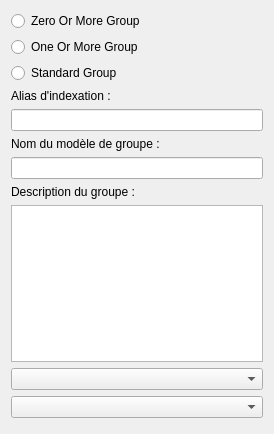
<?xml version="1.0" encoding="UTF-8"?>
<ui version="4.0">
 <class>OUTGroupWidget</class>
 <widget class="QWidget" name="OUTGroupWidget">
  <property name="geometry">
   <rect>
    <x>0</x>
    <y>0</y>
    <width>274</width>
    <height>434</height>
   </rect>
  </property>
  <property name="sizePolicy">
   <sizepolicy hsizetype="Fixed" vsizetype="Expanding">
    <horstretch>0</horstretch>
    <verstretch>0</verstretch>
   </sizepolicy>
  </property>
  <property name="windowTitle">
   <string>Form</string>
  </property>
  <layout class="QVBoxLayout" name="verticalLayout">
   <item>
    <widget class="QRadioButton" name="rb_zeroormore">
     <property name="text">
      <string>Zero Or More Group</string>
     </property>
    </widget>
   </item>
   <item>
    <widget class="QRadioButton" name="rb_oneormore">
     <property name="text">
      <string>One Or More Group</string>
     </property>
    </widget>
   </item>
   <item>
    <widget class="QRadioButton" name="rb_standard">
     <property name="text">
      <string>Standard Group</string>
     </property>
    </widget>
   </item>
   <item>
    <widget class="QLabel" name="label">
     <property name="text">
      <string>Alias d'indexation :</string>
     </property>
    </widget>
   </item>
   <item>
    <widget class="QLineEdit" name="alias"/>
   </item>
   <item>
    <widget class="QLabel" name="label_2">
     <property name="text">
      <string>Nom du modèle de groupe :</string>
     </property>
    </widget>
   </item>
   <item>
    <widget class="QLineEdit" name="modelName">
     <property name="sizePolicy">
      <sizepolicy hsizetype="Preferred" vsizetype="Fixed">
       <horstretch>0</horstretch>
       <verstretch>0</verstretch>
      </sizepolicy>
     </property>
    </widget>
   </item>
   <item>
    <widget class="QLabel" name="label_3">
     <property name="text">
      <string>Description du groupe :</string>
     </property>
    </widget>
   </item>
   <item>
    <widget class="QPlainTextEdit" name="modelDescription">
     <property name="sizePolicy">
      <sizepolicy hsizetype="Preferred" vsizetype="Expanding">
       <horstretch>0</horstretch>
       <verstretch>0</verstretch>
      </sizepolicy>
     </property>
    </widget>
   </item>
   <item>
    <widget class="QComboBox" name="cb_choiceMode"/>
   </item>
   <item>
    <widget class="QComboBox" name="cb_finderMode"/>
   </item>
   <item>
    <spacer name="verticalSpacer">
     <property name="orientation">
      <enum>Qt::Vertical</enum>
     </property>
     <property name="sizeHint" stdset="0">
      <size>
       <width>20</width>
       <height>40</height>
      </size>
     </property>
    </spacer>
   </item>
  </layout>
 </widget>
 <resources/>
 <connections/>
</ui>
